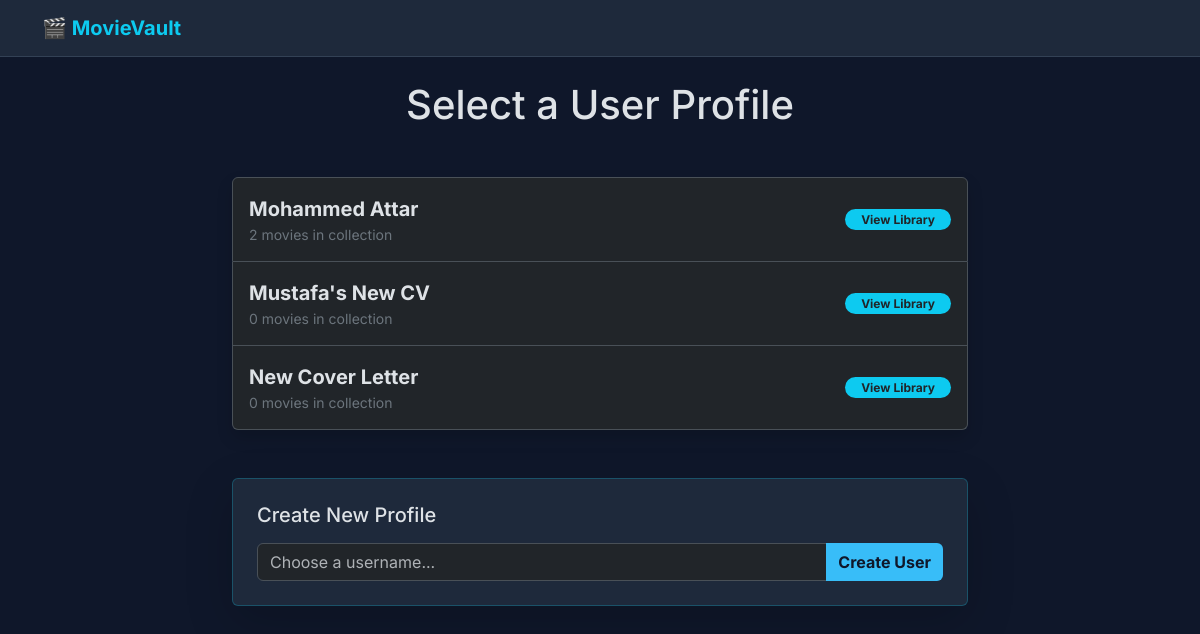
Before: / with the older database file.
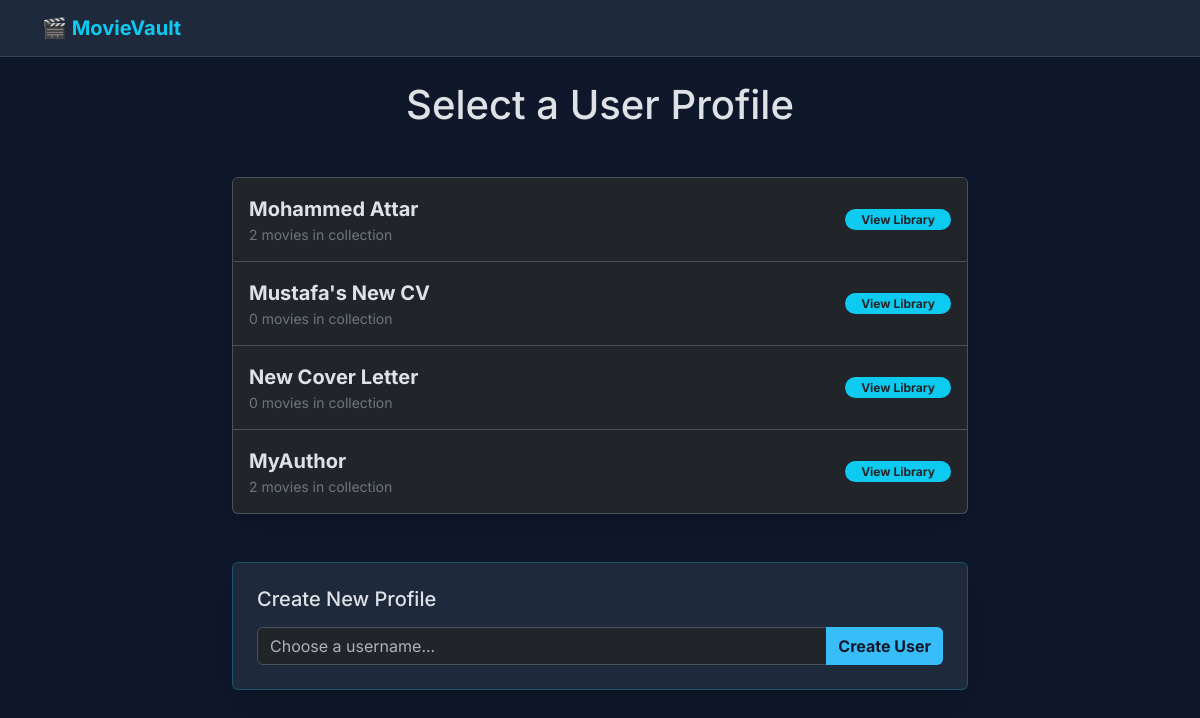
After: the same page with the newer database file.
### models.py (models this page shows)
class User(db.Model):
    __tablename__ = 'users'
    id = db.Column(db.Integer, primary_key=True, autoincrement=True, nullable=False)
    username = db.Column(db.String(100), nullable=False)

### app.py (the view)
@app.route('/')
def home():
    users = data_manager.get_users()
    return render_template('index.html', users=users)

### data_manager.py (called while the page is built)
    def get_users(self):
        return User.query.all()

### templates/index.html
{% extends "base.html" %}
{% block content %}
<div class="row justify-content-center">
    <div class="col-md-8">
        <h1 class="text-center mb-5">Select a User Profile</h1>
        <div class="list-group shadow">
            {% for user in users %}
            <a href="{{ url_for('show_movies', user_id=user.id) }}" class="list-group-item list-group-item-action d-flex justify-content-between align-items-center p-3">
                <div>
                    <span class="fs-5 fw-bold">{{ user.username }}</span>
                    <div class="text-secondary small">{{ user.users.count() }} movies in collection</div>
                </div>
                <span class="badge bg-info rounded-pill text-dark px-3">View Library</span>
            </a>
            {% endfor %}
        </div>
        <div class="card mt-5 p-4 border-info border-opacity-25 shadow-lg">
            <h5 class="mb-3">Create New Profile</h5>
            <form action="{{ url_for('add_user') }}" method="POST" class="input-group">
                <input type="text" name="name" class="form-control" placeholder="Choose a username..." required>
                <button class="btn btn-primary" type="submit">Create User</button>
            </form>
        </div>
    </div>
</div>
{% endblock %}

### templates/base.html (shortened to what this page needs)
<!DOCTYPE html>
<html lang="en" data-bs-theme="dark">
<head>
    <link href="https://cdn.jsdelivr.net/npm/bootstrap@5.3.2/dist/css/bootstrap.min.css" rel="stylesheet">
</head>
<body>
    <nav class="navbar navbar-expand-lg mb-4">
        <div class="container">
            <a class="navbar-brand fw-bold text-info" href="{{ url_for('home') }}">🎬 MovieVault</a>
        </div>
    </nav>
    <div class="container">
        {% block content %}{% endblock %}
    </div>
</body>
</html>

### templates/base.html (style rules this page uses)
body { font-family: 'Inter', sans-serif; background-color: #0f172a; }
.navbar { background-color: #1e293b; border-bottom: 1px solid #334155; }
.card { transition: transform 0.2s; border: 1px solid #334155; background: #1e293b; }
.btn-primary { background-color: #38bdf8; border: none; color: #0f172a; font-weight: bold; }

Changed rows visible on the page:
added User: username "MyAuthor", users.count "2"
